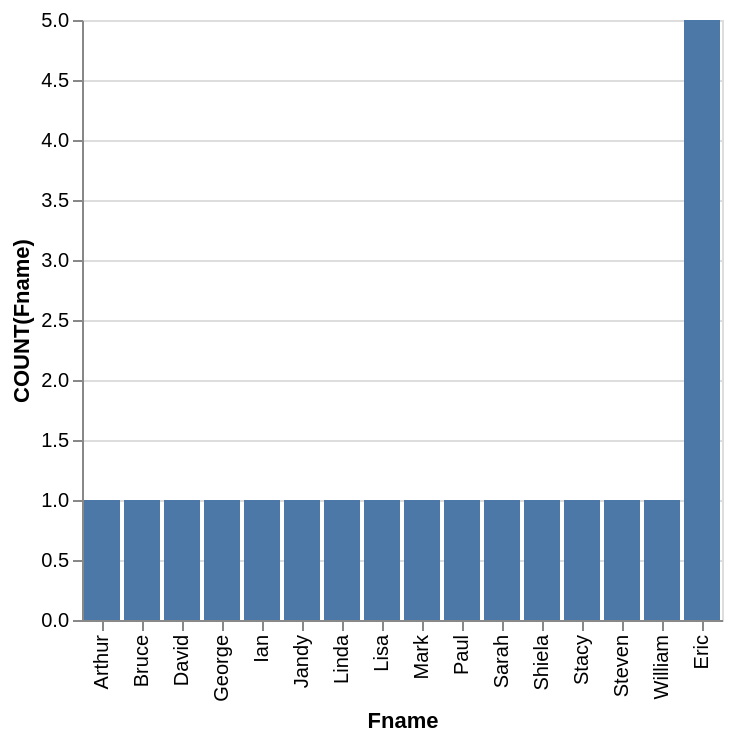

Source (Vega-Lite JSON):
### Vega-Lite specification from a JSON file in a GitHub repository (floating-point values rounded to 4 significant figures)
{"data": {"values": [{"x_data": "Arthur", "y_data": 1}, {"x_data": "Bruce", "y_data": 1}, {"x_data": "David", "y_data": 1}, {"x_data": "George", "y_data": 1}, {"x_data": "Ian", "y_data": 1}, {"x_data": "Jandy", "y_data": 1}, {"x_data": "Linda", "y_data": 1}, {"x_data": "Lisa", "y_data": 1}, {"x_data": "Mark", "y_data": 1}, {"x_data": "Paul", "y_data": 1}, {"x_data": "Sarah", "y_data": 1}, {"x_data": "Shiela", "y_data": 1}, {"x_data": "Stacy", "y_data": 1}, {"x_data": "Steven", "y_data": 1}, {"x_data": "William", "y_data": 1}, {"x_data": "Eric", "y_data": 5}]}, "mark": "bar", "encoding": {"x": {"field": "x_data", "type": "nominal", "title": "Fname", "sort": {"op": "sum", "field": "y_data", "order": "ascending"}}, "y": {"field": "y_data", "type": "quantitative", "title": "COUNT(Fname)"}}}
